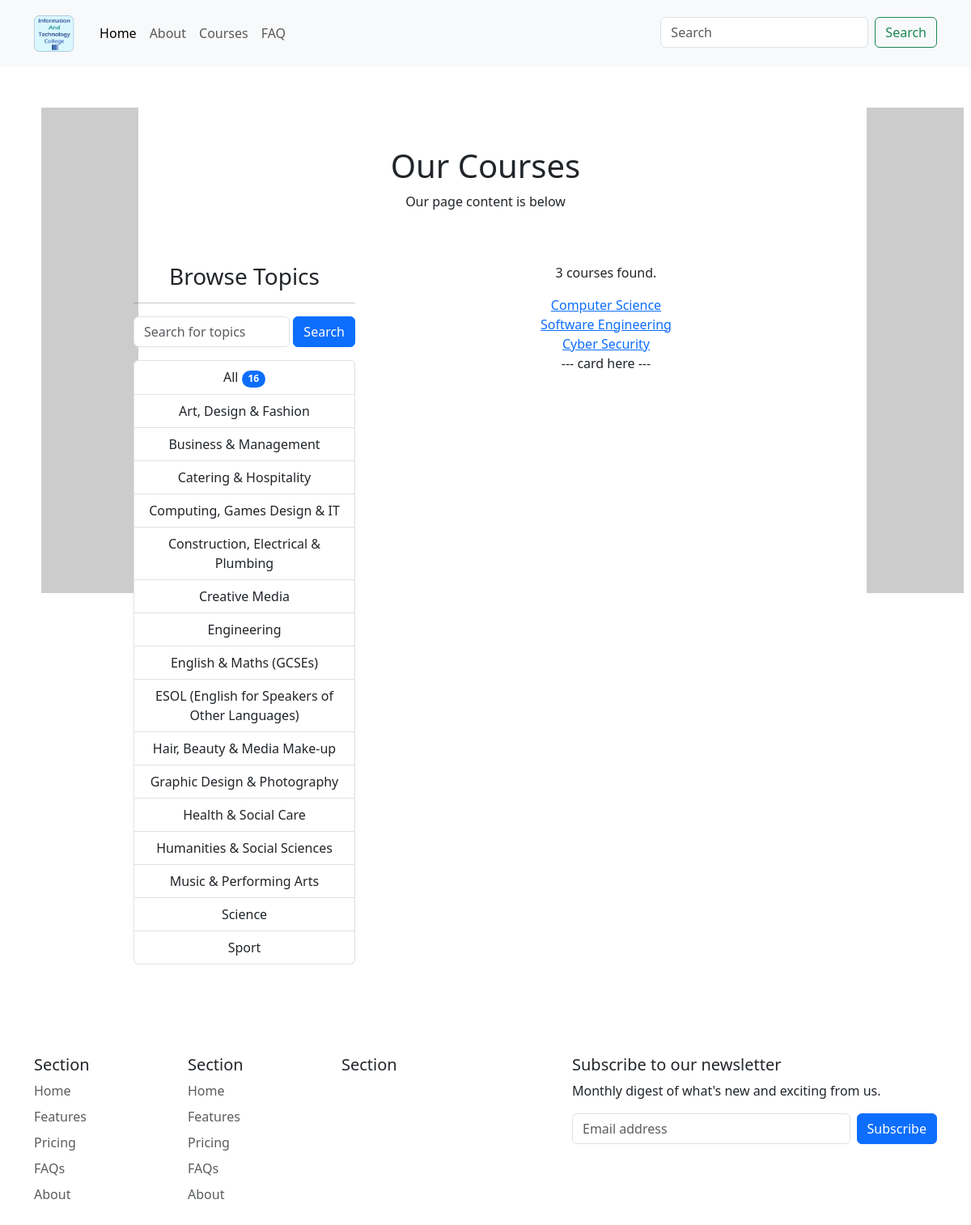
Screenshot of /all_courses with the database file from the repository.
### base/models.py (models this page shows, shortened)
class Topic(models.Model):
    name = models.CharField(max_length=200)

class Course(models.Model):
    topic = models.ForeignKey(Topic, on_delete=models.CASCADE)
    title = models.CharField(max_length=200)
    description = models.TextField(null=True, blank=True)
    updated = models.DateTimeField(auto_now=True)  # last post update

### base/views.py (the view)
# urls.py: path('all_courses', views.all_courses, name="all_courses"),
def all_courses(request):
    q = request.GET.get('q') if request.GET.get('q') != None else ''
    courses = Course.objects.filter(
        Q(topic__name__icontains=q) |
        Q(title__icontains=q) |
        Q(description__icontains=q)
    )
    topics = Topic.objects.all()
    course_count = courses.count()
    context = {'courses': courses, 'topics': topics,
               'course_count': course_count}
    return render(request, 'base/all_courses.html', context)

### base/templates/base/all_courses.html
{% extends 'main.html' %}
{% load static %}
{% block styles %}
<link rel="stylesheet" type="text/css" media="screen" href="{% static 'styles/all_courses.css' %}" />
{% endblock %}
{% block app_content %}
<div class="container course-finder">
  <div class="row">
    <div class="course-title">
      <div class="container">
        <div class="row align-items-center">
          <div class="col-12 text-center">
            <h1>Our Courses</h1>
            <p>Our page content is below</p>
          </div>
        </div>
      </div>
    </div>
    <div class="col-md-4">
      <h3>Browse Topics</h3>
      <hr>
      <div>
        <form class="d-flex">
          <input class="form-control me-1" name="q" type="search" placeholder="Search for topics" aria-label="Search">
          <button class="btn btn-primary" type="submit">Search</button>
        </form>
        <div class="list-group">
          <a href="{% url 'all_courses' %}" class="list-group-item list-group-item-action" aria-current="true">
            All <span class="badge bg-primary rounded-pill">{{topics.count}}</span>
          </a>
          {% for topic in topics %}
          <a href="{% url 'all_courses' %}?q={{topic.name}}"
            class="list-group-item list-group-item-action">
            {{topic.name}}</a>
          {% endfor %}
        </div>
      </div>
    </div>
    <div class="col-md-8">
      <div>
        <p>{{course_count}} courses found.</p>
        {% for course in courses %}
        <div class="coure-list">
          <a href="{% url 'course' course.id %}">{{course.title}}</a>
        </div>
        {% endfor %}
        --- card here ---
      </div>
    </div>
  </div>
</div>
{% endblock %}

### static/styles/all_courses.css (style rules this page uses)
.course-finder { margin-bottom: 4rem; text-align: center; }
.course-finder h3 { font-weight: 400; }
.course-title { padding: 3rem; }

### rows the page displays
Topic: name "Art, Design & Fashion"
Topic: name "Business & Management"
Topic: name "Catering & Hospitality"
Topic: name "Computing, Games Design & IT"
Topic: name "Construction, Electrical & Plumbing"
Topic: name "Creative Media"
Topic: name "Engineering"
Topic: name "English & Maths (GCSEs)"
Topic: name "ESOL (English for Speakers of Other Languages)"
Topic: name "Hair, Beauty & Media Make-up"
Topic: name "Graphic Design & Photography"
Topic: name "Health & Social Care"
Topic: name "Humanities & Social Sciences"
Topic: name "Music & Performing Arts"
Topic: name "Science"
Topic: name "Sport"
Course: title "Computer Science"
Course: title "Software Engineering"
Course: title "Cyber Security"

### other values shown
{{ topics.count }} "16"
{{ course_count }} "3"
